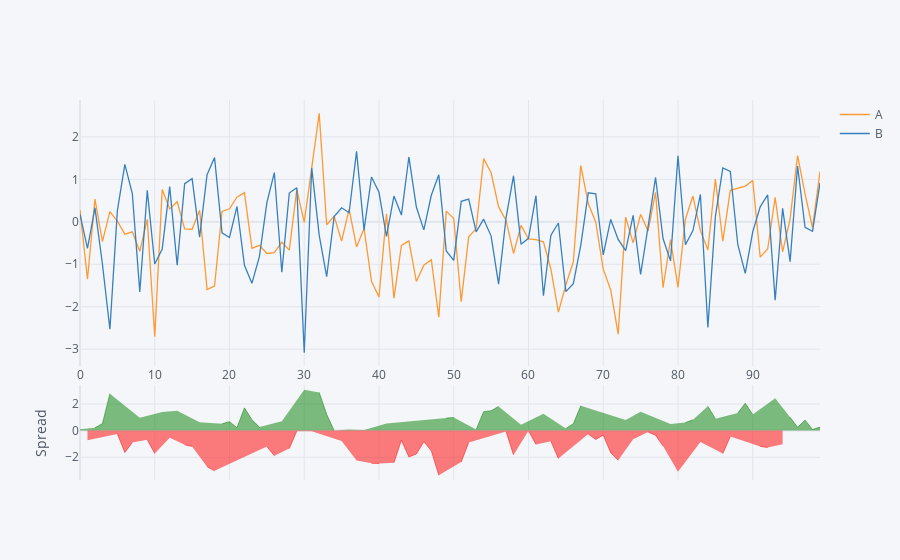

The code cell stored with this chart in its notebook:
### Markdown cell above
## Spread

### Code cell
df[['A', 'B']].iplot(kind='spread')

### Figure 1 — Plotly figure (JSON) as saved in the notebook; plotly's stock layout.template omitted (floating-point values rounded to 4 significant figures)
{"data": [{"line": {"color": "rgba(255, 153, 51, 1.0)", "dash": "solid", "shape": "linear", "width": 1.3}, "mode": "lines", "name": "A", "text": "", "type": "scatter", "x": [0, 1, 2, 3, 4, 5, 6, 7, 8, 9, 10, 11, 12, 13, 14, 15, 16, 17, 18, 19, 20, 21, 22, 23, 24, 25, 26, 27, 28, 29, 30, 31, 32, 33, 34, 35, 36, 37, 38, 39, 40, 41, 42, 43, 44, 45, 46, 47, 48, 49, 50, 51, 52, 53, 54, 55, 56, 57, 58, 59, 60, 61, 62, 63, 64, 65, 66, 67, 68, 69, 70, 71, 72, 73, 74, 75, 76, 77, 78, 79, 80, 81, 82, 83, 84, 85, 86, 87, 88, 89, 90, 91, 92, 93, 94, 95, 96, 97, 98, 99], "y": [0.2804, -1.353, 0.5349, -0.4649, 0.24, 0.0154, -0.2916, -0.2367, -0.696, 0.05796, -2.708, 0.7614, 0.3038, 0.4745, -0.1649, -0.1747, 0.2737, -1.595, -1.511, 0.2462, 0.3065, 0.5814, 0.6866, -0.6258, -0.5547, -0.7467, -0.727, -0.4782, -0.6669, 0.761, -0.01368, 1.223, 2.556, -0.0706, 0.13, -0.4552, 0.2992, -0.5924, -0.1576, -1.4, -1.773, 0.1903, -1.802, -0.5572, -0.4486, -1.406, -1.022, -0.8942, -2.246, 0.2522, 0.07855, -1.88, -0.3548, -0.159, 1.489, 1.154, 0.3506, 0.03394, -0.7456, -0.08314, -0.4049, -0.4177, -0.4718, -1.117, -2.129, -1.483, -0.9441, 1.322, 0.4286, -0.009349, -1.116, -1.604, -2.646, 0.1106, -0.4965, 0.175, -0.2189, 0.6945, -1.554, -0.4188, -1.542, 0.06656, 0.6072, -0.2086, -0.664, 1.009, -0.4549, 0.7407, 0.7927, 0.8402, 0.9708, -0.8332, -0.6412, 0.5776, -0.7098, 0.06456, 1.561, 0.658, -0.14, 1.186]}, {"line": {"color": "rgba(55, 128, 191, 1.0)", "dash": "solid", "shape": "linear", "width": 1.3}, "mode": "lines", "name": "B", "text": "", "type": "scatter", "x": [0, 1, 2, 3, 4, 5, 6, 7, 8, 9, 10, 11, 12, 13, 14, 15, 16, 17, 18, 19, 20, 21, 22, 23, 24, 25, 26, 27, 28, 29, 30, 31, 32, 33, 34, 35, 36, 37, 38, 39, 40, 41, 42, 43, 44, 45, 46, 47, 48, 49, 50, 51, 52, 53, 54, 55, 56, 57, 58, 59, 60, 61, 62, 63, 64, 65, 66, 67, 68, 69, 70, 71, 72, 73, 74, 75, 76, 77, 78, 79, 80, 81, 82, 83, 84, 85, 86, 87, 88, 89, 90, 91, 92, 93, 94, 95, 96, 97, 98, 99], "y": [0.1771, -0.6249, 0.3273, -0.994, -2.531, 0.2637, 1.354, 0.6643, -1.653, 0.7417, -0.9932, -0.6414, 0.8299, -1.022, 0.8988, 1.016, -0.3595, 1.109, 1.512, -0.2605, -0.3691, 0.3615, -1.025, -1.449, -0.82, 0.4506, 1.161, -1.188, 0.6787, 0.804, -3.083, 1.269, -0.3149, -1.294, 0.1218, 0.3301, 0.2136, 1.659, -0.1956, 1.055, 0.6955, -0.3458, 0.6058, 0.159, 1.527, 0.3486, -0.1895, 0.6252, 1.106, -0.6879, -0.9079, 0.4819, 0.5343, -0.2377, 0.06248, -0.3364, -1.467, 0.09512, 1.086, -0.527, -0.3898, 0.6155, -1.742, -0.3161, -0.02737, -1.644, -1.457, -0.549, 0.6835, 0.6592, -0.7802, 0.05516, -0.4136, -0.6788, 0.1528, -1.242, -0.1113, 1.045, -0.3933, -0.9199, 1.552, -0.539, -0.2065, 0.6445, -2.491, 0.1147, 1.269, 1.187, -0.5344, -1.215, -0.238, 0.3516, 0.6321, -1.848, 0.3165, -0.9372, 1.314, -0.1293, -0.2226, 0.9161]}, {"connectgaps": false, "fill": "tozeroy", "line": {"color": "green", "dash": "solid", "shape": "linear", "width": 0.5}, "mode": "lines", "name": "Spread", "showlegend": false, "type": "scatter", "x": [0, 1, 2, 3, 4, 5, 6, 7, 8, 9, 10, 11, 12, 13, 14, 15, 16, 17, 18, 19, 20, 21, 22, 23, 24, 25, 26, 27, 28, 29, 30, 31, 32, 33, 34, 35, 36, 37, 38, 39, 40, 41, 42, 43, 44, 45, 46, 47, 48, 49, 50, 51, 52, 53, 54, 55, 56, 57, 58, 59, 60, 61, 62, 63, 64, 65, 66, 67, 68, 69, 70, 71, 72, 73, 74, 75, 76, 77, 78, 79, 80, 81, 82, 83, 84, 85, 86, 87, 88, 89, 90, 91, 92, 93, 94, 95, 96, 97, 98, 99], "xaxis": "x2", "y": [0.1033, "", 0.2077, 0.5292, 2.771, "", "", "", 0.9573, "", "", 1.403, "", 1.496, "", "", 0.6333, "", "", 0.5067, 0.6756, 0.2198, 1.712, 0.8236, 0.2653, "", "", 0.7098, "", "", 3.07, "", 2.871, 1.223, 0.00822, "", 0.08555, "", 0.03799, "", "", 0.5362, "", "", "", "", "", "", "", 0.9401, 0.9864, "", "", 0.07873, 1.426, 1.491, 1.817, "", "", 0.4438, "", "", 1.27, "", "", 0.1611, 0.5126, 1.871, "", "", "", "", "", 0.7894, "", 1.417, "", "", "", 0.5011, "", 0.6056, 0.8136, "", 1.827, 0.8944, "", "", 1.327, 2.055, 1.209, "", "", 2.425, "", 1.002, 0.2472, 0.7873, 0.08265, 0.2694], "yaxis": "y2"}, {"connectgaps": false, "fill": "tozeroy", "line": {"color": "red", "dash": "solid", "shape": "linear", "width": 0.5}, "mode": "lines", "name": "Spread", "showlegend": false, "type": "scatter", "x": [0, 1, 2, 3, 4, 5, 6, 7, 8, 9, 10, 11, 12, 13, 14, 15, 16, 17, 18, 19, 20, 21, 22, 23, 24, 25, 26, 27, 28, 29, 30, 31, 32, 33, 34, 35, 36, 37, 38, 39, 40, 41, 42, 43, 44, 45, 46, 47, 48, 49, 50, 51, 52, 53, 54, 55, 56, 57, 58, 59, 60, 61, 62, 63, 64, 65, 66, 67, 68, 69, 70, 71, 72, 73, 74, 75, 76, 77, 78, 79, 80, 81, 82, 83, 84, 85, 86, 87, 88, 89, 90, 91, 92, 93, 94, 95, 96, 97, 98, 99], "xaxis": "x2", "y": ["", -0.728, "", "", "", -0.2483, -1.646, -0.901, "", -0.6837, -1.714, "", -0.5261, "", -1.064, -1.191, "", -2.705, -3.023, "", "", "", "", "", "", -1.197, -1.888, "", -1.346, -0.04294, "", -0.04615, "", "", "", -0.7853, "", -2.251, "", -2.455, -2.469, "", -2.408, -0.7163, -1.976, -1.755, -0.8328, -1.519, -3.352, "", "", -2.362, -0.889, "", "", "", "", -0.06118, -1.831, "", -0.01509, -1.033, "", -0.8011, -2.102, "", "", "", -0.2549, -0.6686, -0.3363, -1.659, -2.232, "", -0.6494, "", -0.1076, -0.3502, -1.16, "", -3.094, "", "", -0.8531, "", "", -1.723, -0.4463, "", "", "", -1.185, -1.273, "", -1.026, "", "", "", "", ""], "yaxis": "y2"}], "layout": {"hovermode": "x", "legend": {"bgcolor": "#F5F6F9", "font": {"color": "#4D5663"}}, "paper_bgcolor": "#F5F6F9", "plot_bgcolor": "#F5F6F9", "title": {"font": {"color": "#4D5663"}}, "xaxis": {"gridcolor": "#E1E5ED", "showgrid": true, "tickfont": {"color": "#4D5663"}, "title": {"font": {"color": "#4D5663"}, "text": ""}, "zerolinecolor": "#E1E5ED"}, "xaxis2": {"anchor": "y2", "gridcolor": "#E1E5ED", "showgrid": true, "showticklabels": false, "tickfont": {"color": "#4D5663"}, "title": {"font": {"color": "#4D5663"}, "text": ""}, "zerolinecolor": "#E1E5ED"}, "yaxis": {"domain": [0.3, 1], "gridcolor": "#E1E5ED", "showgrid": true, "tickfont": {"color": "#4D5663"}, "title": {"font": {"color": "#4D5663"}, "text": ""}, "zerolinecolor": "#E1E5ED"}, "yaxis2": {"domain": [0, 0.25], "gridcolor": "#E1E5ED", "showgrid": true, "tickfont": {"color": "#4D5663"}, "title": {"font": {"color": "#4D5663"}, "text": "Spread"}, "zerolinecolor": "#E1E5ED"}}}
